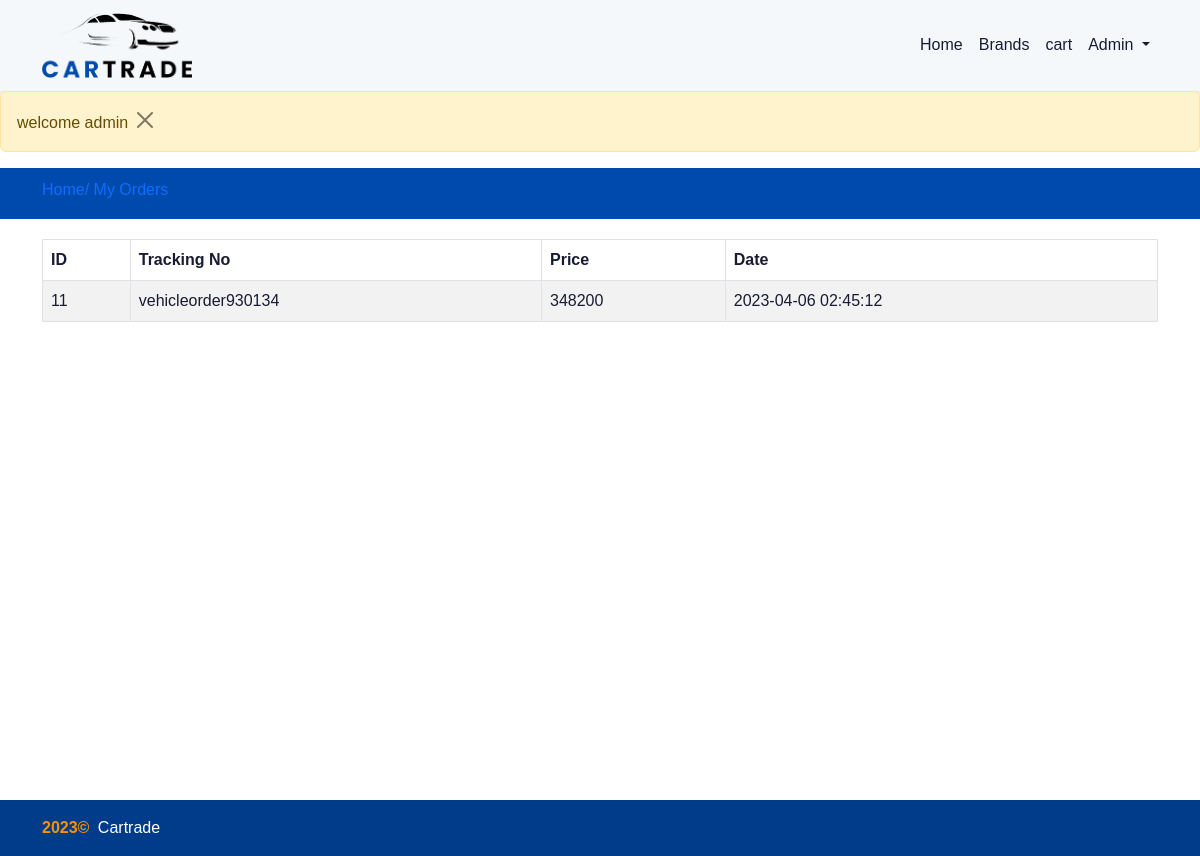
Screenshot of /audi/my-orders.php (signed in) with the database file from the repository.
### tables this page shows
CREATE TABLE `orders` (
  `id` int(11) NOT NULL,
  `tracking_no` varchar(191) NOT NULL,
  `user_id` int(191) NOT NULL,
  `name` varchar(191) NOT NULL,
  `email` varchar(191) NOT NULL,
  `phone` varchar(191) NOT NULL,
  `address` mediumtext NOT NULL,
  `pincode` int(191) NOT NULL,
  `total_price` int(191) NOT NULL,
  `payment_mode` varchar(191) NOT NULL,
  `payment_id` varchar(191) DEFAULT NULL,
  `status` tinyint(191) NOT NULL DEFAULT 0,
  `comments` varchar(255) DEFAULT NULL,
  `created_at` timestamp NOT NULL DEFAULT current_timestamp()
);

### audi/functions/myfunctions.php (called while the page is built, shortened)
<?php
include('config/dbcon.php');
function getOrders()
{
    global $con;
    $userId = $_SESSION['auth_user']['user_id'];
    $query = "SELECT * FROM orders WHERE user_id ='$userId' ";
    return $query_run = mysqli_query($con, $query);
}
?>

### audi/my-orders.php (the view)
<?php
include('functions/myfunctions.php');
include('includes/header.php');
include('includes/navbar.php');
include('message.php');
?>
<div class="py-3 bg-primary">
    <div class="container">
        <h6>
            <a href="index.php">
                Home/
            </a>
            <a href="my-orders.php">
                My Orders
            </a>
        </h6>
    </div>
</div>
<div class="py-5">
    <div class="container">
        <div class="">
            <div class="row">
                <div class="col-md-12">
                    <table class="table table-bordered table-striped">
                        <thead>
                            <tr>
                                <th>ID</th>
                                <th>Tracking No</th>
                                <th>Price</th>
                                <th>Date</th>
                            </tr>
                        </thead>
                        <tbody>
                        <?php
                   $orders = getOrders();
                   if(mysqli_num_rows($orders)>0)
                   {
                    foreach($orders as $item)
                    {
                        ?>
                            <tr>
                                <td><?= $item['id']; ?></td>
                                <td><?= $item['tracking_no']; ?></td>
                                <td><?= $item['total_price']; ?></td>
                                <td><?= $item['created_at']; ?></td>
                            </tr>
                        <?php
                    }
                   }
                   else
                   {
                    echo "no orders yet";
                   }
                    ?>
                        </tbody>
                    </table>
                </div>
            </div>
        </div>
    </div>
</div>
<?php
include('includes/footer.php');
?>

### audi/assets/CSS/custom.css (style rules this page uses)
:root { --bs-white: #ffffff; --bs-light: #F5F8FA; --bs-primary: #004aad; --bs-secondary: #fa9105; --bs-success: #50CD89; --bs-info: #7239EA; --bs-warning: #FFC700; --bs-danger: #F1416C; --bs-dark: #181C32; --bs-secondary-light:rgb(252, 234, 210); --bs-white-rgb: 255, 255, 255; --bs-light-rgb: 245, 248, 250; --bs-primary-rgb: 0, 74, 173; --bs-secondary-rgb: 250, 145, 5; --bs-success-rgb: 80, 205, 137; --bs-info-rgb: 114, 57, 234; --bs-warning-rgb: 255, 199, 0; --bs-danger-rgb: 241, 65, 108; --bs-dark-rgb: 24, 28, 50; --bs-black-rgb: 0, 0, 0; --bs-body-rgb: 24, 28, 50; --bs-font-sans-serif: Poppins, "sans-serif"; --bs-font-monospace: SFMono-Regular, Menlo, Monaco, Consolas, "Liberation Mono", "Courier New", monospace; --bs-gradient: linear-gradient(180deg, rgba(255, 255, 255, 0.15), rgba(255, 255, 255, 0)); --bs-body-font-family: var(--bs-font-sans-serif); --bs-body-font-size: 1rem; --bs-body-font-weight: 400; --bs-body-line-height: 1.5; --bs-body-color: #181C32; --bs-body-bg: #ffffff; }
* { font-family: 'Poppins', sans-serif; }
a { text-decoration: none; }
body { margin: 0; font-family: var(--bs-body-font-family); font-size: var(--bs-body-font-size); font-weight: var(--bs-body-font-weight); line-height: var(--bs-body-line-height); color: var(--bs-body-color); text-align: var(--bs-body-text-align); background-color: var(--bs-body-bg); -webkit-text-size-adjust: 100%; -webkit-tap-highlight-color: rgba(0, 0, 0, 0); }
.bg-primary { --bs-bg-opacity: 1; background-color: rgba(var(--bs-primary-rgb), var(--bs-bg-opacity)) !important; }
.py-3 { padding-top: 0.75rem !important; padding-bottom: 0.75rem !important; }
.py-5 { padding-top: 1.25rem !important; padding-bottom: 1.25rem !important; }

### rows the page displays
orders: id "11", tracking_no "vehicleorder930134", total_price "348200", created_at "2023-04-06 02:45:12"

### other values shown
$_SESSION['auth_user']['user_name'] "Admin"
$_SESSION['message'] "welcome admin"
